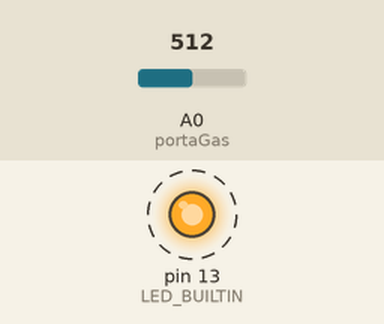
This sketch was run on a simulated Arduino Uno, built with avr-gcc and run on an emulated ATmega328P. Shown: output pins drawn as LEDs (lit = HIGH). Dashed ring = blinking. The inputs (shaded band) are chosen by the test bench; at power-on: A0 (portaGas) = 512. What the sketch prints to the serial monitor is not drawn.

Above: at 0.2 s.
Timing chart, 0 to 3.0 s (numbered marks = the images above):
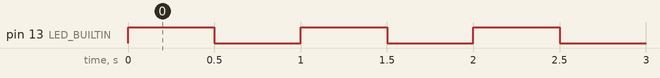

Measured:
- by itself, pin 13 (LED_BUILTIN): alternates HIGH for 0.50 s and LOW for 0.50 s

The sketch:

log-gas.ino
```cpp
byte leitura;
int portaGas = 0;
int leituraGas = 0;
float gasMapeado = 0;
void setup() {

  Serial.begin(9600);
  pinMode(LED_BUILTIN , OUTPUT);
  pinMode(portaGas, INPUT);
  digitalWrite(LED_BUILTIN, LOW);


}
void loop() {
  if (Serial.available() >= 0) {
       digitalWrite(LED_BUILTIN, HIGH);
       delay(500);
       digitalWrite(LED_BUILTIN, LOW);

       leituraGas = analogRead(portaGas);
       Serial.println(leituraGas);
       delay(500);
  }
}
```
